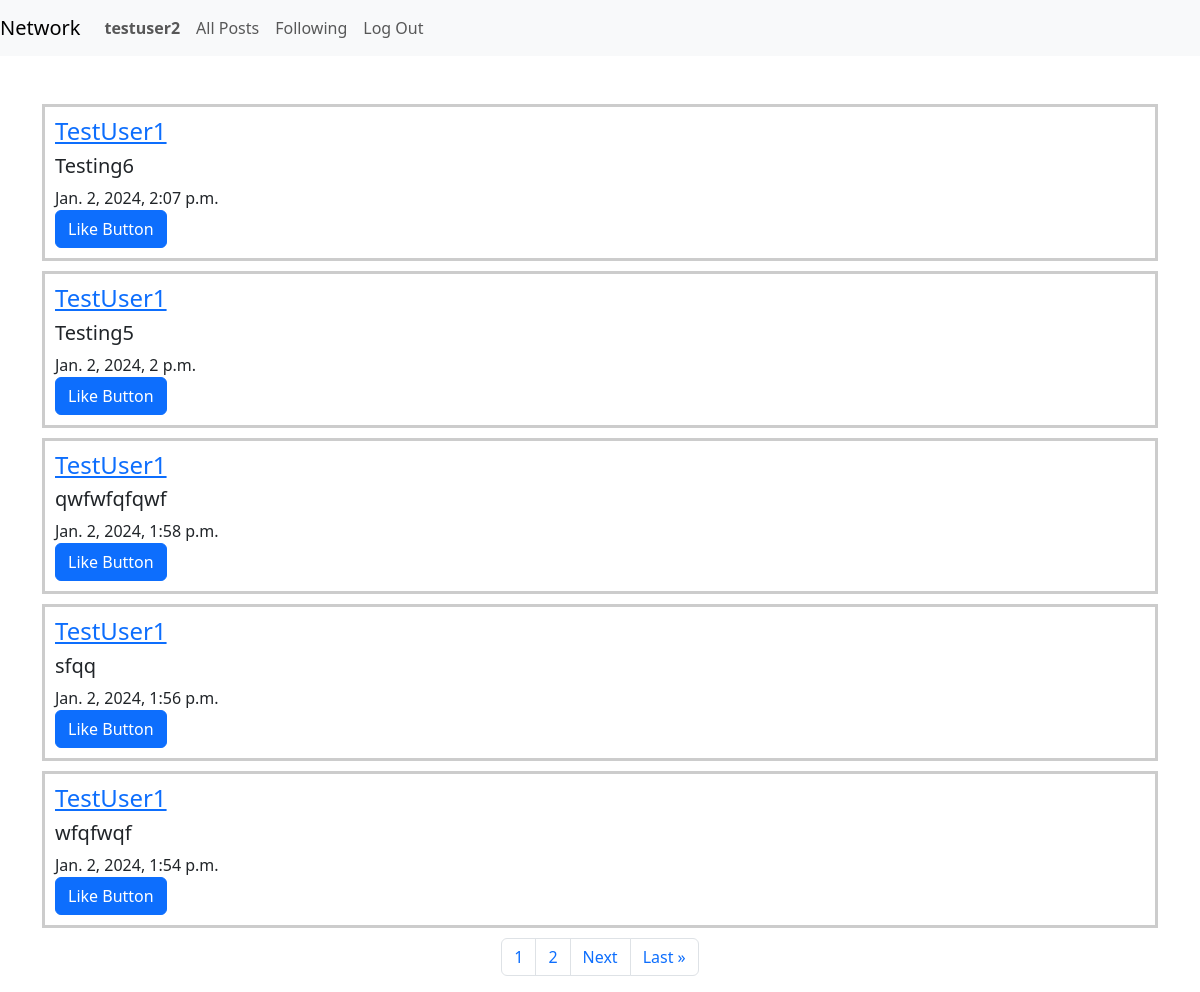
The app's page /following/ (signed in) with its own data.
### network/models.py (models this page shows, shortened)
class User(AbstractUser):
    pass

class Posts(models.Model):
    user = models.ForeignKey(User, on_delete=models.CASCADE)
    content = models.CharField(max_length=140)
    date = models.DateTimeField(auto_now_add=True)
    likes = models.ManyToManyField(User, related_name='liked_posts', blank=True)

### network/views.py (the view)
# urls.py: path('following/', views.follow_page, name='following_page'),
@login_required
def follow_page(request):
    user = request.user
    following_users = Following.objects.filter(user_from=request.user).values_list('user_to', flat=True)
    fposts = Posts.objects.filter(user__in=following_users).order_by('-date')
    p = Paginator(fposts, 5)
    page = request.GET.get('page')
    posts = p.get_page(page)
    nums = "a" * posts.paginator.num_pages
    return render(request, 'network/following.html', {"posts": posts, "nums": nums})

### network/templates/network/following.html (shortened to what this page needs)
{% extends "network/layout.html" %}
{% load static %}
{% block body %}
<div class="container mt-5">
    {% for post in posts %}
            <div class="fake-post">
                <h4><a href="{% url 'profile' post.user.id %}">{{ post.user }}</a></h4>
                <h5 class="mt-2">{{ post.content }}</h5>
                {{ post.date }} <br>
                <button class="btn btn-primary">Like Button</button>
            </div>
        {% endfor %}
        <nav aria-label="Page navigation">
            <ul class="pagination justify-content-center">
                    {% for i in nums %}
                        <li class="page-item"><a class="page-link" href="?page={{ forloop.counter }}"> {{ forloop.counter }} </a></li>
                    {% endfor %}
                {% if posts.has_next %}
                    <li class="page-item"><a class="page-link" href="?page={{ posts.next_page_number }}">Next</a></li>
                    <li class="page-item"><a class="page-link" href="?page={{ posts.paginator.num_pages }}">Last &raquo</a></li>
                {% endif %}
            </ul>
            </nav>
</div>
{% endblock body %}

### network/templates/network/layout.html (shortened to what this page needs)
{% load static %}
<!DOCTYPE html>
<html lang="en">
    <head>
        <link href="https://cdn.jsdelivr.net/npm/bootstrap@5.3.2/dist/css/bootstrap.min.css" rel="stylesheet">
        <link href="{% static 'network/styles.css' %}" rel="stylesheet">
    </head>
    <body>
        <nav class="navbar navbar-expand-lg navbar-light bg-light">
            <a class="navbar-brand" href="#">Network</a>
            <div>
              <ul class="navbar-nav mr-auto">
                {% if user.is_authenticated %}
                    <li class="nav-item">
                        <a class="nav-link" href="#"><strong>{{ user.username }}</strong></a>
                    </li>
                {% endif %}
                <li class="nav-item">
                  <a class="nav-link" href="{% url 'index' %}">All Posts</a>
                </li>
                {% if user.is_authenticated %}
                    <li class="nav-item">
                        <a class="nav-link" href="{% url "following_page" %}">Following</a>
                    </li>
                    <li class="nav-item">
                        <a class="nav-link" href="{% url 'logout' %}">Log Out</a>
                    </li>
                {% endif %}
              </ul>
            </div>
          </nav>
        <div class="body">
            {% block body %}
            {% endblock %}
        </div>
    </body>
</html>

### network/static/network/styles.css (style rules this page uses)
.new-post, .fake-post { border: 3px solid #ccc; padding: 10px; margin-bottom: 10px; }

### records on screen
User: username "testuser2"
Posts: user "TestUser1", content "Testing6", date "Jan. 2, 2024, 2:07 p.m."
Posts: user "TestUser1", content "Testing5", date "Jan. 2, 2024, 2 p.m."
Posts: user "TestUser1", content "qwfwfqfqwf", date "Jan. 2, 2024, 1:58 p.m."
Posts: user "TestUser1", content "sfqq", date "Jan. 2, 2024, 1:56 p.m."
Posts: user "TestUser1", content "wfqfwqf", date "Jan. 2, 2024, 1:54 p.m."
